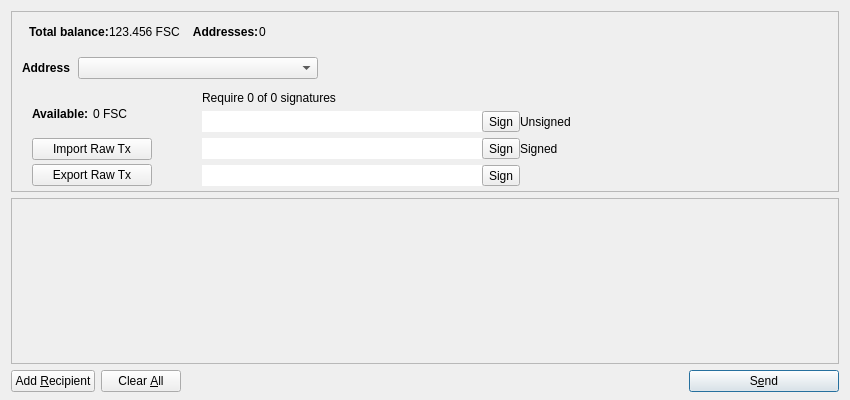
<?xml version="1.0" encoding="UTF-8"?>
<ui version="4.0">
 <class>MultiSigDialog</class>
 <widget class="QDialog" name="MultiSigDialog">
  <property name="geometry">
   <rect>
    <x>0</x>
    <y>0</y>
    <width>850</width>
    <height>400</height>
   </rect>
  </property>
  <property name="windowTitle">
   <string>Send Coins</string>
  </property>
  <layout class="QVBoxLayout" name="verticalLayout" stretch="0,1,0">
   <property name="bottomMargin">
    <number>8</number>
   </property>
   <item>
    <widget class="QFrame" name="frameCoinControl">
     <property name="sizePolicy">
      <sizepolicy hsizetype="Expanding" vsizetype="Expanding">
       <horstretch>0</horstretch>
       <verstretch>0</verstretch>
      </sizepolicy>
     </property>
     <property name="maximumSize">
      <size>
       <width>16777215</width>
       <height>16777215</height>
      </size>
     </property>
     <property name="frameShape">
      <enum>QFrame::StyledPanel</enum>
     </property>
     <property name="frameShadow">
      <enum>QFrame::Sunken</enum>
     </property>
     <layout class="QVBoxLayout" name="verticalLayoutCoinControl2">
      <property name="spacing">
       <number>6</number>
      </property>
      <property name="margin">
       <number>0</number>
      </property>
      <item>
       <layout class="QVBoxLayout" name="verticalLayoutCoinControl" stretch="0,0,0,1">
        <property name="spacing">
         <number>0</number>
        </property>
        <property name="leftMargin">
         <number>10</number>
        </property>
        <property name="topMargin">
         <number>10</number>
        </property>
        <item>
         <layout class="QHBoxLayout" name="horizontalLayoutCoinControl1">
          <property name="bottomMargin">
           <number>15</number>
          </property>
          <item>
           <widget class="QLabel" name="labelMyMultiSig">
            <property name="sizePolicy">
             <sizepolicy hsizetype="Preferred" vsizetype="Maximum">
              <horstretch>0</horstretch>
              <verstretch>0</verstretch>
             </sizepolicy>
            </property>
            <property name="font">
             <font>
              <weight>75</weight>
              <bold>true</bold>
             </font>
            </property>
            <property name="styleSheet">
             <string notr="true">font-weight:bold;</string>
            </property>
            <property name="text">
             <string/>
            </property>
           </widget>
          </item>
          <item>
           <widget class="QLabel" name="label">
            <property name="font">
             <font>
              <weight>75</weight>
              <bold>true</bold>
             </font>
            </property>
            <property name="text">
             <string>Total balance:</string>
            </property>
           </widget>
          </item>
          <item>
           <widget class="QLabel" name="labelBalance">
            <property name="cursor">
             <cursorShape>IBeamCursor</cursorShape>
            </property>
            <property name="text">
             <string>123.456 FSC</string>
            </property>
            <property name="textInteractionFlags">
             <set>Qt::LinksAccessibleByMouse|Qt::TextSelectableByKeyboard|Qt::TextSelectableByMouse</set>
            </property>
           </widget>
          </item>
          <item>
           <widget class="QLabel" name="labelAddresses">
            <property name="font">
             <font>
              <weight>75</weight>
              <bold>true</bold>
             </font>
            </property>
            <property name="text">
             <string>    Addresses:</string>
            </property>
           </widget>
          </item>
          <item>
           <widget class="QLabel" name="labelAddressesNum">
            <property name="minimumSize">
             <size>
              <width>28</width>
              <height>0</height>
             </size>
            </property>
            <property name="text">
             <string>0</string>
            </property>
           </widget>
          </item>
          <item>
           <spacer name="horizontalSpacer_2">
            <property name="orientation">
             <enum>Qt::Horizontal</enum>
            </property>
            <property name="sizeHint" stdset="0">
             <size>
              <width>40</width>
              <height>20</height>
             </size>
            </property>
           </spacer>
          </item>
         </layout>
        </item>
        <item>
         <layout class="QHBoxLayout" name="horizontalLayoutCoinControl2" stretch="0,0,0">
          <property name="spacing">
           <number>8</number>
          </property>
          <property name="bottomMargin">
           <number>10</number>
          </property>
          <item>
           <widget class="QLabel" name="labelMultiSigAddress">
            <property name="font">
             <font>
              <weight>75</weight>
              <bold>true</bold>
             </font>
            </property>
            <property name="text">
             <string>Address</string>
            </property>
            <property name="margin">
             <number>5</number>
            </property>
           </widget>
          </item>
          <item>
           <widget class="QComboBox" name="comboBoxAddrList">
            <property name="sizePolicy">
             <sizepolicy hsizetype="Fixed" vsizetype="Fixed">
              <horstretch>0</horstretch>
              <verstretch>0</verstretch>
             </sizepolicy>
            </property>
            <property name="minimumSize">
             <size>
              <width>240</width>
              <height>0</height>
             </size>
            </property>
            <property name="sizeIncrement">
             <size>
              <width>0</width>
              <height>0</height>
             </size>
            </property>
            <property name="baseSize">
             <size>
              <width>0</width>
              <height>0</height>
             </size>
            </property>
            <property name="editable">
             <bool>false</bool>
            </property>
            <property name="maxVisibleItems">
             <number>20</number>
            </property>
           </widget>
          </item>
          <item>
           <spacer name="horizontalSpacerCoinControl">
            <property name="orientation">
             <enum>Qt::Horizontal</enum>
            </property>
            <property name="sizeHint" stdset="0">
             <size>
              <width>40</width>
              <height>1</height>
             </size>
            </property>
           </spacer>
          </item>
         </layout>
        </item>
        <item>
         <widget class="QWidget" name="widgetCoinControl" native="true">
          <property name="sizePolicy">
           <sizepolicy hsizetype="Preferred" vsizetype="Preferred">
            <horstretch>0</horstretch>
            <verstretch>0</verstretch>
           </sizepolicy>
          </property>
          <property name="minimumSize">
           <size>
            <width>0</width>
            <height>0</height>
           </size>
          </property>
          <property name="styleSheet">
           <string notr="true"/>
          </property>
          <layout class="QHBoxLayout" name="horizontalLayoutCoinControl5">
           <property name="margin">
            <number>0</number>
           </property>
           <item>
            <layout class="QHBoxLayout" name="horizontalLayoutCoinControl3" stretch="0,0,0">
             <property name="spacing">
              <number>20</number>
             </property>
             <property name="topMargin">
              <number>0</number>
             </property>
             <property name="bottomMargin">
              <number>4</number>
             </property>
             <item>
              <layout class="QVBoxLayout" name="verticalLayout_3">
               <property name="spacing">
                <number>4</number>
               </property>
               <property name="leftMargin">
                <number>10</number>
               </property>
               <property name="topMargin">
                <number>4</number>
               </property>
               <item>
                <layout class="QHBoxLayout" name="horizontalLayout_3">
                 <property name="spacing">
                  <number>1</number>
                 </property>
                 <property name="margin">
                  <number>0</number>
                 </property>
                 <item>
                  <widget class="QLabel" name="labelAvailable">
                   <property name="font">
                    <font>
                     <weight>75</weight>
                     <bold>true</bold>
                    </font>
                   </property>
                   <property name="text">
                    <string>Available: </string>
                   </property>
                  </widget>
                 </item>
                 <item>
                  <widget class="QLabel" name="labelAvailableCoins">
                   <property name="text">
                    <string>0 FSC</string>
                   </property>
                  </widget>
                 </item>
                </layout>
               </item>
               <item>
                <widget class="QPushButton" name="btnImportDraft">
                 <property name="minimumSize">
                  <size>
                   <width>120</width>
                   <height>0</height>
                  </size>
                 </property>
                 <property name="toolTip">
                  <string>Import draft transaction with other's signature</string>
                 </property>
                 <property name="text">
                  <string>Import Raw Tx</string>
                 </property>
                 <property name="icon">
                  <iconset resource="../bitcoin.qrc">
                   <normaloff>:/icons/editpaste</normaloff>:/icons/editpaste</iconset>
                 </property>
                </widget>
               </item>
               <item>
                <widget class="QPushButton" name="btnExportDraft">
                 <property name="minimumSize">
                  <size>
                   <width>120</width>
                   <height>0</height>
                  </size>
                 </property>
                 <property name="toolTip">
                  <string>Export draft transaction with my signature</string>
                 </property>
                 <property name="text">
                  <string>Export Raw Tx</string>
                 </property>
                 <property name="icon">
                  <iconset resource="../bitcoin.qrc">
                   <normaloff>:/icons/editcopy</normaloff>:/icons/editcopy</iconset>
                 </property>
                </widget>
               </item>
              </layout>
             </item>
             <item>
              <layout class="QVBoxLayout" name="verticalLayout_4">
               <property name="spacing">
                <number>6</number>
               </property>
               <property name="leftMargin">
                <number>30</number>
               </property>
               <property name="topMargin">
                <number>2</number>
               </property>
               <property name="rightMargin">
                <number>1</number>
               </property>
               <property name="bottomMargin">
                <number>0</number>
               </property>
               <item>
                <widget class="QLabel" name="labelRequire">
                 <property name="text">
                  <string>Require 0 of 0 signatures</string>
                 </property>
                </widget>
               </item>
               <item>
                <layout class="QHBoxLayout" name="horizontalLayout_4">
                 <property name="spacing">
                  <number>0</number>
                 </property>
                 <item>
                  <widget class="QLineEdit" name="labelRequireAddr0">
                   <property name="sizePolicy">
                    <sizepolicy hsizetype="Fixed" vsizetype="Preferred">
                     <horstretch>0</horstretch>
                     <verstretch>0</verstretch>
                    </sizepolicy>
                   </property>
                   <property name="minimumSize">
                    <size>
                     <width>280</width>
                     <height>0</height>
                    </size>
                   </property>
                   <property name="frame">
                    <bool>false</bool>
                   </property>
                   <property name="readOnly">
                    <bool>true</bool>
                   </property>
                  </widget>
                 </item>
                 <item>
                  <widget class="QToolButton" name="btnSign0">
                   <property name="text">
                    <string>Sign</string>
                   </property>
                   <property name="icon">
                    <iconset resource="../bitcoin.qrc">
                     <normaloff>:/icons/key</normaloff>:/icons/key</iconset>
                   </property>
                   <property name="toolButtonStyle">
                    <enum>Qt::ToolButtonTextBesideIcon</enum>
                   </property>
                  </widget>
                 </item>
                 <item>
                  <widget class="QLabel" name="labelIsSign0">
                   <property name="text">
                    <string>Unsigned</string>
                   </property>
                  </widget>
                 </item>
                 <item>
                  <spacer name="horizontalSpacer_4">
                   <property name="orientation">
                    <enum>Qt::Horizontal</enum>
                   </property>
                   <property name="sizeHint" stdset="0">
                    <size>
                     <width>40</width>
                     <height>20</height>
                    </size>
                   </property>
                  </spacer>
                 </item>
                </layout>
               </item>
               <item>
                <layout class="QHBoxLayout" name="horizontalLayout_5">
                 <property name="spacing">
                  <number>0</number>
                 </property>
                 <item>
                  <widget class="QLineEdit" name="labelRequireAddr1">
                   <property name="sizePolicy">
                    <sizepolicy hsizetype="Fixed" vsizetype="Preferred">
                     <horstretch>0</horstretch>
                     <verstretch>0</verstretch>
                    </sizepolicy>
                   </property>
                   <property name="minimumSize">
                    <size>
                     <width>280</width>
                     <height>0</height>
                    </size>
                   </property>
                   <property name="frame">
                    <bool>false</bool>
                   </property>
                   <property name="readOnly">
                    <bool>true</bool>
                   </property>
                  </widget>
                 </item>
                 <item>
                  <widget class="QToolButton" name="btnSign1">
                   <property name="text">
                    <string>Sign</string>
                   </property>
                   <property name="icon">
                    <iconset resource="../bitcoin.qrc">
                     <normaloff>:/icons/key</normaloff>:/icons/key</iconset>
                   </property>
                   <property name="toolButtonStyle">
                    <enum>Qt::ToolButtonTextBesideIcon</enum>
                   </property>
                  </widget>
                 </item>
                 <item>
                  <widget class="QLabel" name="labelIsSign1">
                   <property name="text">
                    <string>Signed</string>
                   </property>
                  </widget>
                 </item>
                 <item>
                  <spacer name="horizontalSpacer_5">
                   <property name="orientation">
                    <enum>Qt::Horizontal</enum>
                   </property>
                   <property name="sizeHint" stdset="0">
                    <size>
                     <width>40</width>
                     <height>20</height>
                    </size>
                   </property>
                  </spacer>
                 </item>
                </layout>
               </item>
               <item>
                <layout class="QHBoxLayout" name="horizontalLayout_6">
                 <property name="spacing">
                  <number>0</number>
                 </property>
                 <item>
                  <widget class="QLineEdit" name="labelRequireAddr2">
                   <property name="sizePolicy">
                    <sizepolicy hsizetype="Fixed" vsizetype="Preferred">
                     <horstretch>0</horstretch>
                     <verstretch>0</verstretch>
                    </sizepolicy>
                   </property>
                   <property name="minimumSize">
                    <size>
                     <width>280</width>
                     <height>0</height>
                    </size>
                   </property>
                   <property name="frame">
                    <bool>false</bool>
                   </property>
                   <property name="readOnly">
                    <bool>true</bool>
                   </property>
                  </widget>
                 </item>
                 <item>
                  <widget class="QToolButton" name="btnSign2">
                   <property name="text">
                    <string>Sign</string>
                   </property>
                   <property name="icon">
                    <iconset resource="../bitcoin.qrc">
                     <normaloff>:/icons/key</normaloff>:/icons/key</iconset>
                   </property>
                   <property name="toolButtonStyle">
                    <enum>Qt::ToolButtonTextBesideIcon</enum>
                   </property>
                  </widget>
                 </item>
                 <item>
                  <widget class="QLabel" name="labelIsSign2">
                   <property name="text">
                    <string/>
                   </property>
                  </widget>
                 </item>
                 <item>
                  <spacer name="horizontalSpacer_6">
                   <property name="orientation">
                    <enum>Qt::Horizontal</enum>
                   </property>
                   <property name="sizeHint" stdset="0">
                    <size>
                     <width>40</width>
                     <height>20</height>
                    </size>
                   </property>
                  </spacer>
                 </item>
                </layout>
               </item>
              </layout>
             </item>
             <item>
              <spacer name="horizontalSpacer_3">
               <property name="orientation">
                <enum>Qt::Horizontal</enum>
               </property>
               <property name="sizeHint" stdset="0">
                <size>
                 <width>40</width>
                 <height>20</height>
                </size>
               </property>
              </spacer>
             </item>
            </layout>
           </item>
          </layout>
         </widget>
        </item>
        <item>
         <spacer name="verticalSpacerCoinControl">
          <property name="orientation">
           <enum>Qt::Vertical</enum>
          </property>
          <property name="sizeHint" stdset="0">
           <size>
            <width>800</width>
            <height>1</height>
           </size>
          </property>
         </spacer>
        </item>
       </layout>
      </item>
     </layout>
    </widget>
   </item>
   <item>
    <widget class="QScrollArea" name="scrollArea">
     <property name="widgetResizable">
      <bool>true</bool>
     </property>
     <widget class="QWidget" name="scrollAreaWidgetContents">
      <property name="geometry">
       <rect>
        <x>0</x>
        <y>0</y>
        <width>828</width>
        <height>142</height>
       </rect>
      </property>
      <layout class="QVBoxLayout" name="verticalLayout_2">
       <property name="margin">
        <number>0</number>
       </property>
       <item>
        <layout class="QVBoxLayout" name="entries">
         <property name="spacing">
          <number>6</number>
         </property>
        </layout>
       </item>
       <item>
        <spacer name="verticalSpacer">
         <property name="orientation">
          <enum>Qt::Vertical</enum>
         </property>
         <property name="sizeHint" stdset="0">
          <size>
           <width>20</width>
           <height>40</height>
          </size>
         </property>
        </spacer>
       </item>
      </layout>
     </widget>
    </widget>
   </item>
   <item>
    <layout class="QHBoxLayout" name="horizontalLayout">
     <item>
      <widget class="QPushButton" name="addButton">
       <property name="toolTip">
        <string>Send to multiple recipients at once</string>
       </property>
       <property name="text">
        <string>Add &amp;Recipient</string>
       </property>
       <property name="icon">
        <iconset resource="../bitcoin.qrc">
         <normaloff>:/icons/add</normaloff>:/icons/add</iconset>
       </property>
       <property name="autoDefault">
        <bool>false</bool>
       </property>
      </widget>
     </item>
     <item>
      <widget class="QPushButton" name="clearButton">
       <property name="sizePolicy">
        <sizepolicy hsizetype="Minimum" vsizetype="Fixed">
         <horstretch>0</horstretch>
         <verstretch>0</verstretch>
        </sizepolicy>
       </property>
       <property name="toolTip">
        <string>Remove all transaction fields</string>
       </property>
       <property name="text">
        <string>Clear &amp;All</string>
       </property>
       <property name="icon">
        <iconset resource="../bitcoin.qrc">
         <normaloff>:/icons/remove</normaloff>:/icons/remove</iconset>
       </property>
       <property name="autoRepeatDelay">
        <number>300</number>
       </property>
       <property name="autoDefault">
        <bool>false</bool>
       </property>
      </widget>
     </item>
     <item>
      <layout class="QHBoxLayout" name="horizontalLayout_2">
       <property name="spacing">
        <number>3</number>
       </property>
      </layout>
     </item>
     <item>
      <spacer name="horizontalSpacer">
       <property name="orientation">
        <enum>Qt::Horizontal</enum>
       </property>
       <property name="sizeHint" stdset="0">
        <size>
         <width>40</width>
         <height>20</height>
        </size>
       </property>
      </spacer>
     </item>
     <item>
      <widget class="QPushButton" name="sendButton">
       <property name="minimumSize">
        <size>
         <width>150</width>
         <height>0</height>
        </size>
       </property>
       <property name="toolTip">
        <string>Confirm the send action</string>
       </property>
       <property name="text">
        <string>S&amp;end</string>
       </property>
       <property name="icon">
        <iconset resource="../bitcoin.qrc">
         <normaloff>:/icons/send</normaloff>:/icons/send</iconset>
       </property>
       <property name="default">
        <bool>true</bool>
       </property>
      </widget>
     </item>
    </layout>
   </item>
  </layout>
 </widget>
 <resources>
  <include location="../bitcoin.qrc"/>
 </resources>
 <connections/>
</ui>
